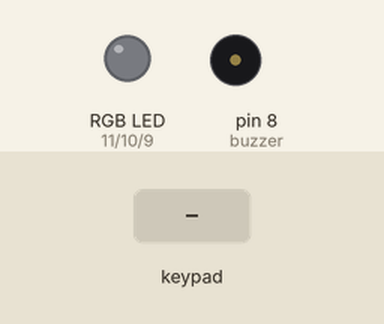
The sketch below on a simulated Arduino Uno, built with avr-gcc and run on an emulated ATmega328P. Shown: an RGB LED mixed from three pins (HIGH = lit), buzzer (waves = sounding). The test bench sets the inputs (shaded band). Dim RGB values are drawn brighter than linear; what the sketch prints to the serial monitor is not drawn.

Above: at 5.2 s.
5.3 s: key '*' pressed
6.8 s: keypad keys 0 0 0 0 pressed 0.4 s apart
At 9.7 s:
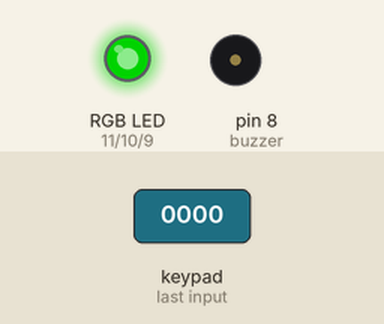
9.9 s: keypad keys 0 0 0 0 # pressed 0.4 s apart
At 11.98 s:
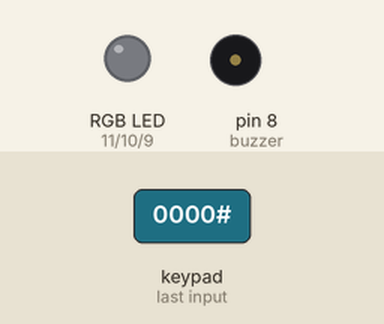
13.4 s: key '1' pressed
At 14.7 s:
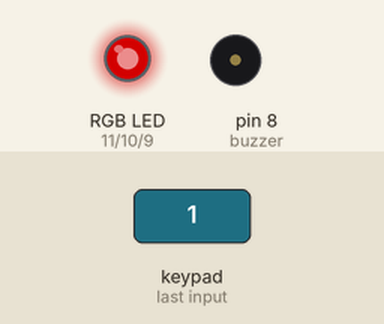
15.0 s: key '#' pressed
At 15.5 s:
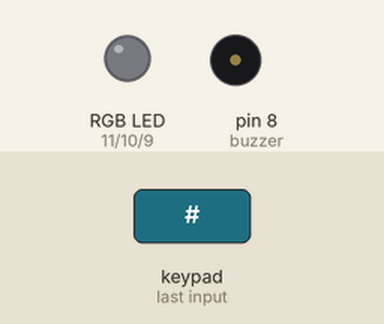
16.5 s: key '2' pressed
At 18.0 s:
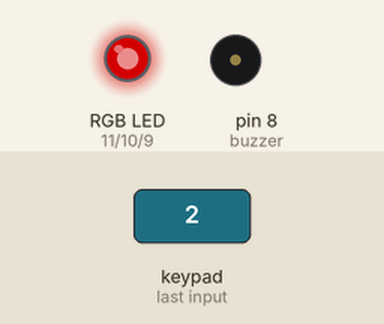
Timing chart, 0 to 19.1 s (numbered marks = the images above; inputs shaded):
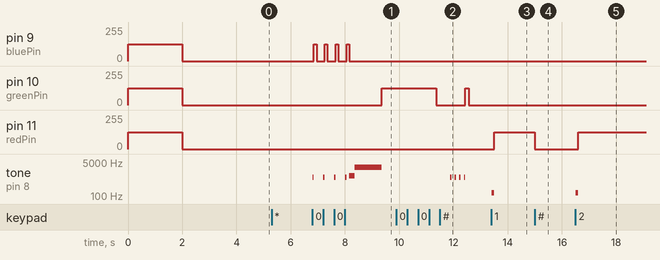

Measured:
- after the input at 5.3 s, every drawn part: stays the same
- after the input at 6.8 s, pin 9 (bluePin): alternates 125/255 for 0.10 s and 0/255 for 0.30 s, 8 changes in all, then stays 0/255, starting after 0.06 s; pin 10 (greenPin): 0/255 → 125/255 after 2.6 s
- after the input at 9.9 s, tone on pin 8 (buzzer): alternates 880 Hz for 0.05 s and silent for 0.12 s, 8 changes in all, then stays silent, starting after 2.0 s
- after the input at 13.4 s, pin 11 (redPin): 0/255 → 125/255 after 0.11 s; tone on pin 8 (buzzer): silent → 147 Hz at once, → silent 0.10 s later
- after the input at 15.0 s, pin 11 (redPin): 125/255 → 0/255 at once
- after the input at 16.5 s, pin 11 (redPin): 0/255 → 125/255 after 0.10 s; tone on pin 8 (buzzer): silent → 147 Hz at once, → silent 0.10 s later

The sketch:

Day14.ino
```cpp
#include <Key.h>
#include <Keypad.h>

int buzzer = 8;
int redPin = 11;
int greenPin = 10;
int bluePin = 9;

const byte ROWS = 4;
const byte COLS = 4;
const byte PassLength = 4;
char currentPassword[PassLength] = {'0', '0', '0', '0'};

 char buttons[ROWS][COLS] = {
  {'1', '2', '3', 'A'},
  {'4', '5', '6', 'B'},
  {'7', '8', '9', 'C'},
  {'*', '0', '#', 'D'}
 };

byte rowPins[ROWS] = {5, 4, 3, 2};
byte colPins[COLS] = {6, 7, 12, 13};

Keypad securityPad = Keypad(makeKeymap(buttons), rowPins, colPins, ROWS, COLS);

int unlockMode(){
  char result ;

  RGB_color(0,0,0);
  Serial.println("Unlock Mode: Type Password to continue");
  delay(500);

  for(int i = 0; i <PassLength; i++) {
    while(!(result = securityPad.getKey())) {

    }
    if(currentPassword[i] != result){
      Serial.println("WRONG PASSWORD");
      Serial.println(result);
      playError();
      return -1;
    }
    Serial.print('*');
    playInput();
    RGB_color(0, 0, 125);
    delay(100);
    RGB_color(0, 0, 0);
  }
  Serial.println("");
  Serial.println("Device Successfully Unlocked!");
  playSuccess();
  return 0;
}

void playSuccess() {
  tone(buzzer, 1000, 200);
  delay(200);
  tone(buzzer, 2700, 1000);
  delay(1000);
  noTone(buzzer);
}

void playError() {
  tone(buzzer, 147, 200);
  delay(100);
  noTone(buzzer);
}

void playInput() {
  tone(buzzer, 880, 200);
  delay(50);
  noTone(buzzer);
}
void RGB_color(int red_value, int green_value, int blue_value)
{
  analogWrite(redPin, red_value);
  analogWrite(greenPin, green_value);
  analogWrite(bluePin, blue_value);
}

void setup() {
  pinMode(redPin, OUTPUT);
  pinMode(greenPin, OUTPUT);
  pinMode(bluePin, OUTPUT);

  RGB_color(125, 125, 125);
  delay(2000);
  RGB_color(0, 0, 0);

  Serial.begin(9600);
  delay(2000);
  Serial.println("Press * to set a new pasword.");
  Serial.println("Press # to access the system with the existing one.");
}

void loop() {
  char result = securityPad.getKey();

  if (result == '*'){
    int access = unlockMode();

    if(access < 0) {
      Serial.println("Access Denied. Cannot change password without knowing the previous or default.");
      RGB_color(125, 0, 0);
    }
    else {
      RGB_color(0, 125, 0);
      delay(2000);
      RGB_color(0, 0, 0);
      Serial.println("Welcome, authorized user. Please Enter a new password: ");
      delay(500);

      for(int i = 0; i < PassLength; i++) {
        while(!(result = securityPad.getKey())) {

        }

        currentPassword[i] = result;
        Serial.print("*");
        playInput();
        RGB_color(0, 0, 0);
      }

      Serial.println(" ");
      Serial.println("Password Successfully Changed!");
      RGB_color(0, 125, 0);
    }
  }

  else if (result == '#') {
    int access = unlockMode();
    if(access < 0) {
      Serial.println("Password error. Access Denied.");
      RGB_color(125, 0, 0);
    }
    else {
      Serial.println("Welcome, authorized user. You may now begin using the system.");
    }
  }

}
```
